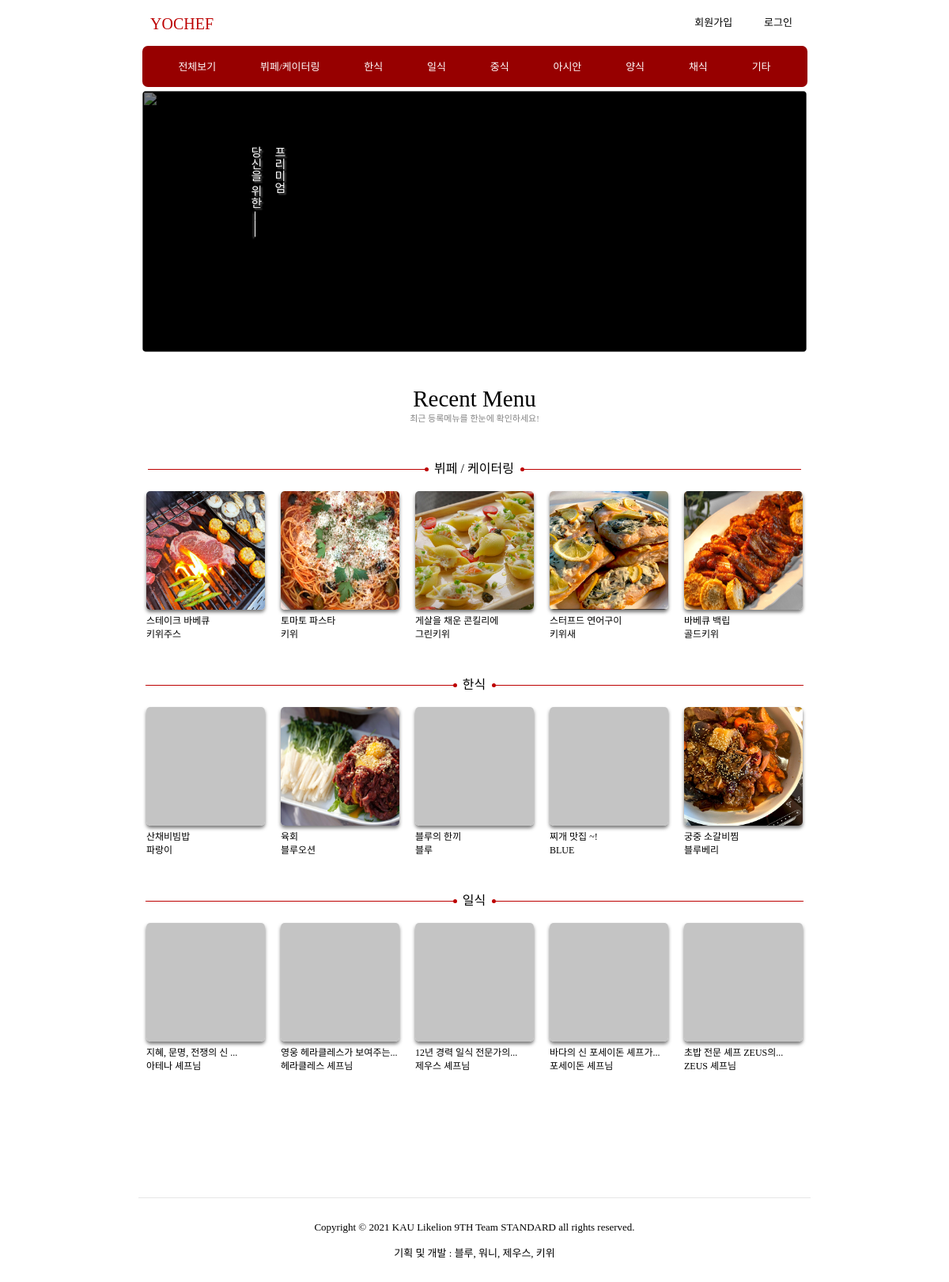
Before: / with the older database file.
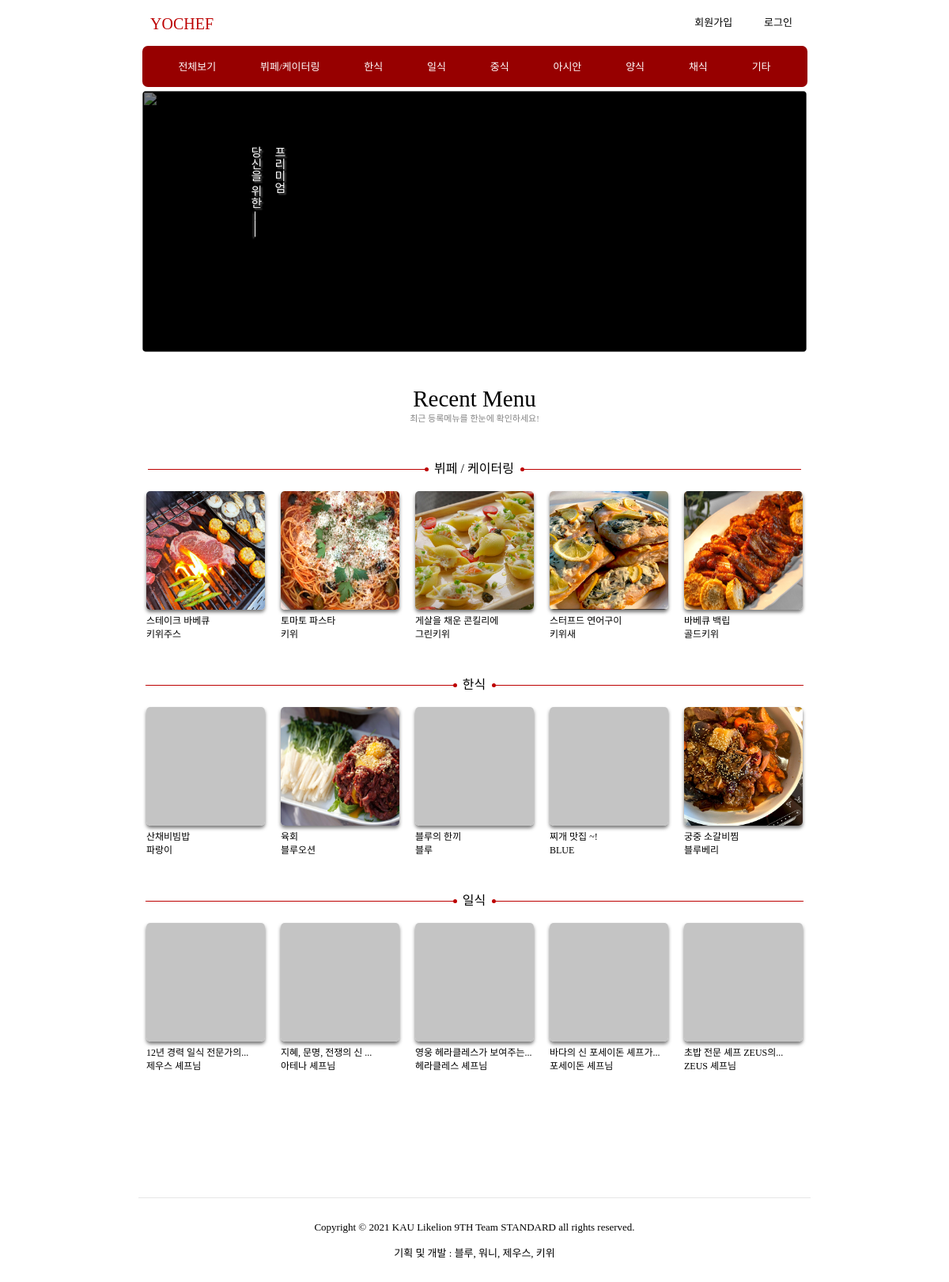
After: the same page with the newer database file.
### chef/models.py (models this page shows, shortened)
class Post(models.Model):
	chef = models.OneToOneField(Chef, on_delete=models.CASCADE)
	region = models.IntegerField(null=True)
	regionDetail = models.ForeignKey(RegionDetail, null=True, on_delete=models.SET_NULL)
	title = models.TextField(max_length=255, null=True)
	introduce = models.TextField(max_length=5000, null=True)
	category = models.IntegerField(null=True)		# 한식, 일식, 중식, 아시안, 양식, 채식
	notice = models.TextField(max_length=5000, null=True)
	movingPrice = models.IntegerField(default=0)
	isOpen = models.BooleanField(default=True)
	registerDate = models.DateTimeField(auto_now=True)
	def __str__(self):
		if self.title:
			if len(self.title) > 15:
				return self.title[:14] + "..."
			else:
				return self.title
		else:
			return "Post Object:" + str(self.id)

class Chef(models.Model):
	customer = models.OneToOneField('customer.Customer', on_delete=models.CASCADE)
	nickname = models.CharField(max_length=20, null=True)
	spec = models.TextField(max_length=5000, null=True)
	snsLink = models.TextField(max_length = 500, null=True)
	blogLink = models.TextField(max_length = 500, null=True)
	youtubeLink = models.TextField(max_length = 500, null=True)
	registerDate = models.DateTimeField(auto_now_add=True)
	isLicensed = models.BooleanField(default=False)
	isSubmitted = models.BooleanField(default=False)

### public/views.py (the view)
# urls.py: path('', main, name='main'),
def main(request):
    posts = Post.objects.filter(isOpen = True).order_by('-registerDate')
    schedules = Schedule.objects.filter(post__in = posts)
    available_posts_id = []
    for schedule in schedules :
        if not Book.objects.filter(schedule = schedule, paymentStatus = 2).exists() :
            if schedule.post.id not in available_posts_id :
                available_posts_id.append(schedule.post.id)
    posts = posts.filter(id__in = available_posts_id)
    buffet_posts = posts.filter(category = 1)[:5]
    korean_posts = posts.filter(category = 2)[:5]
    japanese_posts = posts.filter(category = 3)[:5]
    for post in buffet_posts :
        cover_img = File.objects.filter(post = post, category = 4)
        if cover_img.exists():
            post.cover_img = cover_img[0].attachment.url
    for post in korean_posts :
        cover_img = File.objects.filter(post = post, category = 4)
        if cover_img.exists():
            post.cover_img = cover_img[0].attachment.url
    for post in japanese_posts :
        cover_img = File.objects.filter(post = post, category = 4)
        if cover_img.exists():
            post.cover_img = cover_img[0].attachment.url
    return render(request, 'main.html', {'buffet_posts': buffet_posts, 'korean_posts': korean_posts, 'japanese_posts':japanese_posts})

### public/templates/main.html (shortened to what this page needs)
{% extends 'base.html' %}
{% load static %}
{% block style %}
<link rel="stylesheet" href="{% static 'css/main.css' %}">
{% endblock %}
{% block content %}
    <div class="main-body">
        <header class="main-header">
            <div class="main-image">
                <div>
                    <div class="main-img-desc">프리미엄 <br><br>당신을 위한 ─── </div>
                    <img src="{% static 'img/main.png' %}" >
                </div>
            </div>
        </header>
        <div class="recent-menu__header">
            <div class="recent-menu__header-wrapper">
                <header class="header--top">Recent Menu</header>
                <div>최근 등록메뉴를 한눈에 확인하세요!</div>
            </div>
        </div>
        <section class="main-section-wrapper">
            <article class="recent-menu">
                <div class="category__header">
                    <div class="div--left buffet"> </div>
                    <h3>뷔페 / 케이터링</h3>
                    <div class="div--right buffet"> </div>
                </div>
                <div class="main--center">
                    <div class="menu__item-container posts__buffet">
                        {% for post in buffet_posts %}
                        <div onclick="location.href = '/detail/{{post.id}}';" class="menu__item">
                            <img class="postCoverImage" src="{{post.cover_img}}" onerror="this.src=`{% static 'img/default.png' %}`">
                            <div class="menu__title">{{post}}</div>
                            <div class="menu__chef-name">{{post.chef.nickname}}</div>
                        </div>
                        {% endfor %}
                    </div>
                </div>
            </article>
            <article class="recent-menu">
                <div class="category__header">
                    <div class="div--left"> </div>
                    <h3>한식</h3>
                    <div class="div--right"> </div>
                </div>
                <div class="main--center">
                    <div class="menu__item-container posts__korean">
                        {% for post in korean_posts %}
                        <div onclick="location.href = '/detail/{{post.id}}';" class="menu__item">
                            <img src="{{post.cover_img}}" onerror="this.src=`{% static 'img/default.png' %}`">
                            <div class="menu__title">{{post}}</div>
                            <div class="menu__chef-name">{{post.chef.nickname}}</div>
                        </div>
                        {% endfor %}
                    </div>
                </div>
            </article>
            <article class="recent-menu">
                <div class="category__header">
                    <div class="div--left"> </div>
                    <h3>일식</h3>
                    <div class="div--right"> </div>
                </div>
                <div class="main--center">
                    <div class="menu__item-container posts__buffet">
                        {% for post in japanese_posts %}
                        <div onclick="location.href = '/detail/{{post.id}}';" class="menu__item">
                            <img src="{{post.cover_img}}" onerror="this.src=`{% static 'img/default.png' %}`">
                            <div class="menu__title">{{post}}</div>
                            <div class="menu__chef-name">{{post.chef.nickname}} 셰프님</div>
                        </div>
                        {% endfor %}
                    </div>
                </div>
            </article>
        </section>
    </div>
{% endblock %}

Changed rows visible on the page:
changed Post "12년 경력 일식 전문가의...": moves up the list
